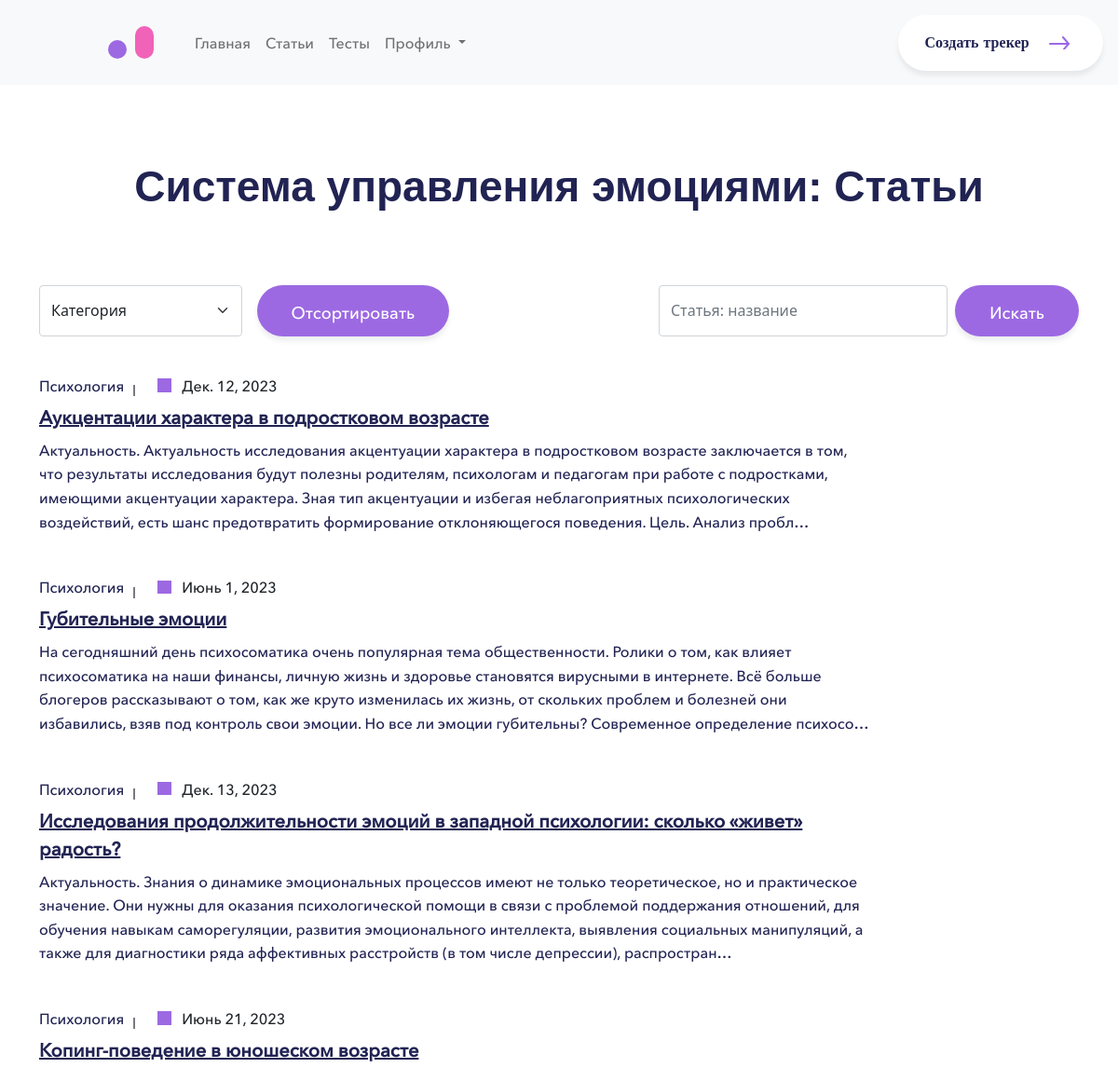
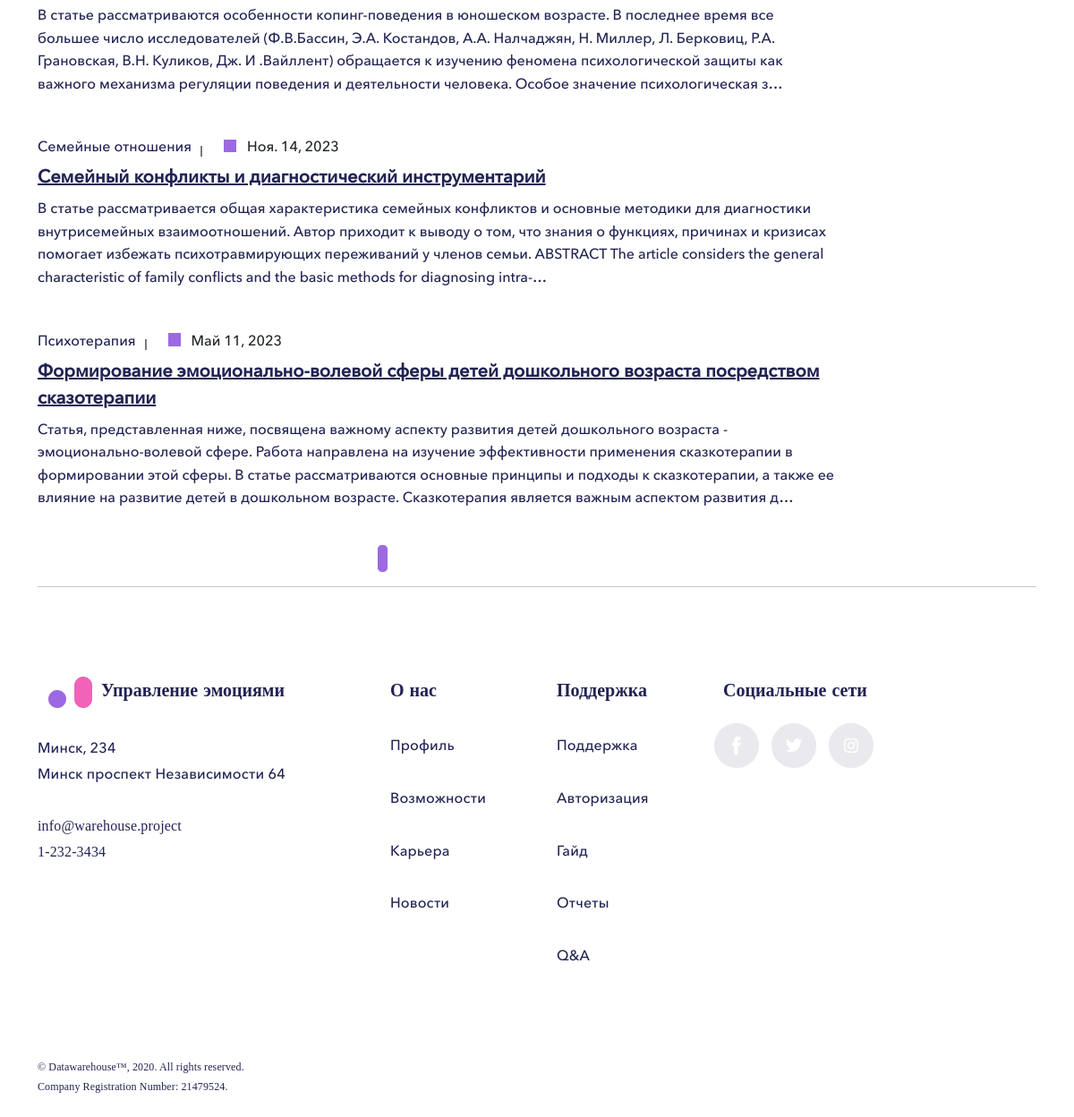
Page /articles/search on the committed database (2 pictures, top to bottom).
### main/models.py (models this page shows)
class Article(models.Model):
    THEMES = {
        ("Медицина", "Медицина"),
        ("Психология", "Психология"),
        ("Психотерапия", "Психотерапия"),
        ("Семейные отношения", "Семейные отношения"),
    }
    title = models.CharField("Заголовок", max_length=200)
    category = models.CharField("Категория", choices=THEMES, max_length=50)
    content = models.TextField("Контент")
    author = models.CharField("Автор", max_length=500, blank=True, null=True)
    time_for_read = models.IntegerField("Время, необходимое для прочтения")
    date = models.DateField("Дата написания")
    date_of_publishing = models.DateField("Дата, когда статья была выложена", auto_created=True)
    literature = models.TextField("Список литературы", blank=True, null=True)
    def get_absolute_url(self):
        return f'/article/{self.pk}/'
    class Meta:
        db_table = "Статья"
        verbose_name = "Статья"
        verbose_name_plural = "Статьи"
        ordering = ['title']

### main/views.py (the view)
# urls.py: path('articles/search', SearchResultsView.as_view(template_name="article/articles_list.html"), name='article_search'),
class SearchResultsView(ListView):
    model = Article
    def get_queryset(self):
        query = self.request.GET.get("title")
        if query:
            object_list = Article.objects.filter(
                Q(title__icontains=query)
            )
            return object_list
        else:
            return Article.objects.all()

### main/templates/article/articles_list.html (shortened to what this page needs)
{% extends 'layout/base.html'%}
{% load static %}
{% block extra_head_links %}
    <link href="https://cdn.jsdelivr.net/npm/bootstrap@5.0.2/dist/css/bootstrap.min.css" rel="stylesheet">
    <link rel="stylesheet" type="text/css" href="{% static 'main/css/mainpage.css' %}">
    <link rel="stylesheet" type="text/css" href="{% static 'main/css/articles_list.css' %}">
{% endblock %}
{% block content %}
    <div id="main-text">Система управления эмоциями: Статьи</div>
    <div class="container" id="first-block">
        <div class="row">
            <div class="col">
                <form id='category' method='get' action="{% url 'main:articles' %}" class="row g-3 needs-validation" novalidate>
                    <div class="col">
                    <div class="mb-3">
                        <select class="form-select" id="{{ form.category.id_for_label }}" name="{{ form.category.name }}" style="height: 55px;">
                            <option value="" {% if not form.category.value %}selected{% endif %} disabled>Категория</option>
                        </select>
                    </div>
                    </div>
                    <div class="col">
                        <button class="purple-button" type="submit">Отсортировать</button>
                    </div>
                </form>
            </div>
            <div class="col-1"></div>
            <div class="col-1"></div>
            <div class="col">
                <form class="d-flex" action="{% url 'main:article_search' %}" method="get">
                    <input name="title" class="form-control me-2" type="text" placeholder="Статья: название" aria-label="Search">
                    <button class="purple-button" type="submit">Искать</button>
                </form>
            </div>
        </div>
    </div>
    {% for article in object_list %}
        <div class="container" id="second-block">
            <div class="row">
                <div>
                    <div style="left: 0px; top: 316px; flex-direction: column; justify-content: flex-start; align-items: flex-start; gap: 8px; display: inline-flex">
                        <div style="justify-content: flex-start; align-items: center; gap: 12px; display: inline-flex">
                            <div style="color: #212353; font-size: 16px; font-family: Avenir; font-weight: 500; line-height: 21px; word-wrap: break-word">{{ article.category }}</div>
                            <div style="width: 12px; height: 0px; transform: rotate(90deg); transform-origin: 0 0; border: 1px #787A80 solid"></div>
                            <div style="justify-content: flex-start; align-items: center; gap: 8px; display: flex">
                                <div style="width: 18px; height: 16px; position: relative">
                                    <div style="width: 14.33px; height: 14.33px; left: 0.83px; top: 0.83px;background: var(--3, #9C69E2)"></div>
                                </div>
                                <div style="color: #21233; font-size: 16px; font-family: Avenir; font-weight: 500; line-height: 21px; word-wrap: break-word">{{ article.date }}</div>
                            </div>
                        </div>
                        <div style="width: 80%; color: #212353; font-size: 20px; font-family: Avenir; font-weight: 700; line-height: 30px; word-wrap: break-word"><a href="{{ article.get_absolute_url }}">{{ article.title }}</a></div>
                        <div style="width: 80%; color: #212353; font-size: 16px; font-family: Avenir; font-weight: 500; line-height: 25.60px; word-wrap: break-word">{{ article.content|truncatechars:400 }}</div>
                    </div>
                </div>
            </div>
        </div>
    {% endfor %}
    {% include 'paginator/pagination.html' %}
    <hr>
    <div id="last-section" class="container">
        <div class="row">
            <div class="col-sm-4"><img src="{% static 'main/img/Logo.png' %}" class="img-fluid" alt="Responsive image"><span class="date-warehouse">Управление эмоциями</span>
                <div class="row sixth-main-text">Минск, 234<br>
                    Минск проспект Независимости 64
                </div>
                <div class="row sixth-hide-text">
                    info@warehouse.project<br>
                    1-232-3434
                </div>
            </div>
            <div class="col-sm-2">
                <span class="date-warehouse">О нас</span>
                <div class="row sixth-main-text" style="margin-left:10px;">Профиль</div>
                <div class="row sixth-main-text" style="margin-left:10px;">Возможности</div>
                <div class="row sixth-main-text" style="margin-left:10px;">Карьера</div>
                <div class="row sixth-main-text" style="margin-left:10px;">Новости</div>
            </div>
            <div class="col-sm-2">
                <span class="date-warehouse">Поддержка</span>
                <div class="row sixth-main-text" style="margin-left:10px;">Поддержка</div>
                <div class="row sixth-main-text" style="margin-left:10px;">Авторизация</div>
                <div class="row sixth-main-text" style="margin-left:10px;">Гайд</div>
                <div class="row sixth-main-text" style="margin-left:10px;">Отчеты</div>
                <div class="row sixth-main-text" style="margin-left:10px;">Q&A</div>
            </div>
            <div class="col-sm-3">
                <span class="date-warehouse">Социальные сети</span>
                <img src="{% static 'main/img/SM.png' %}" class="img-fluid" alt="Responsive image" style="margin-top: 20px;">
            </div>
        </div>
    </div>
    <div class="container" id="seventh-block">
        <div class="row hide-end">
            © Datawarehouse™, 2020. All rights reserved.<br>
            Company Registration Number: 21479524.
        </div>
    </div>
{% endblock %}

### main/static/main/css/main.css (style rules this page uses)
body { color: black; }

### main/static/main/css/mainpage.css (style rules this page uses)
.purple-button { color: white; border-radius: 50px; background: var(--3, #9C69E2); font-family: 'Avenir middle'; font-size: 18px; font-weight: 800; line-height: 160%; font-style: normal; text-align: center; border: none; border-radius: 50; cursor: pointer; margin-top: 30px; padding: 16px 37px 15px; box-shadow: 0px 5px 5px rgba(75, 93, 104, 0.1); }
.date-warehouse { color: #212353; font-size: 20px; font-family: 'Avenir eng'; font-weight: 900; line-height: 32px; word-wrap: break-word; word-wrap: break-word; margin-left: 10px; }
.sixth-main-text { color: #212353; font-size: 16px; font-family: Avenir; font-weight: 500; line-height: 28.80px; letter-spacing: 0.16px; word-wrap: break-word; margin-top: 30px; }
.sixth-hide-text { color: #212353; font-size: 16px; font-family: 'Avenir eng light'; font-weight: 400; line-height: 28.80px; letter-spacing: 0.16px; word-wrap: break-word; margin-top: 30px; }
.hide-end { color: #212353; font-size: 12px; font-family: 'Avenir eng light'; font-weight: 400; line-height: 21.60px; letter-spacing: 0.12px; word-wrap: break-word; margin-top: 100px; margin-bottom: 50px; }

### main/static/main/css/articles_list.css (style rules this page uses)
.purple-button { margin-top: 0px; height: 55px; }
.form-control { height: 55px; }
#first-block { margin-top: 75px; }
#main-text { width: 100%; text-align: center; color: var(--2, #212353); font-size: 46px; font-family: Helvetica; font-weight: 700; line-height: 59.80px; word-wrap: break-word; margin-top: 80px; }
#second-block { margin: 0px auto; padding-bottom: 10px; padding-top: 5px; margin-top: 20px; margin-bottom: 30px; width: 100%; height: 100%; position: relative; }
#last-section { margin-top: 100px; }
a { color: var(--2, #212353); }

### rows in the picture
Article: category "Психология", date "Дек. 12, 2023", title "Аукцентации характера в подростковом возрасте", content "Актуальность. Актуальность исследования акцентуации характера в подростковом возрасте заключается в том, что результаты исследования будут полезны родителям, психологам и педагогам при работе с подростками, имеющими акцентуации характера. Зная тип акцентуации и избегая неблагоприятных психологических воздействий, есть шанс предотвратить формирование отклоняющегося поведения. Цель. Анализ пробл…"
Article: category "Психология", date "Июнь 1, 2023", title "Губительные эмоции", content "На сегодняшний день психосоматика очень популярная тема общественности. Ролики о том, как влияет психосоматика на наши финансы, личную жизнь и здоровье становятся вирусными в интернете. Всё больше блогеров рассказывают о том, как же круто изменилась их жизнь, от скольких проблем и болезней они избавились, взяв под контроль свои эмоции. Но все ли эмоции губительны? Современное определение психосо…"
Article: category "Психология", date "Дек. 13, 2023", title "Исследования продолжительности эмоций в западной психологии: сколько «живет» радость?", content "Актуальность. Знания о динамике эмоциональных процессов имеют не только теоретическое, но и практическое значение. Они нужны для оказания психологической помощи в связи с проблемой поддержания отношений, для обучения навыкам саморегуляции, развития эмоционального интеллекта, выявления социальных манипуляций, а также для диагностики ряда аффективных расстройств (в том числе депрессии), распростран…"
Article: category "Психология", date "Июнь 21, 2023", title "Копинг-поведение в юношеском возрасте", content "В статье рассматриваются особенности копинг-поведения в юношеском возрасте. В последнее время все большее число исследователей (Ф.В.Бассин, Э.А. Костандов, А.А. Налчаджян, Н. Миллер, Л. Берковиц, Р.А. Грановская, В.Н. Куликов, Дж. И .Вайллент) обращается к изучению феномена психологической защиты как важного механизма регуляции поведения и деятельности человека. Особое значение психологическая з…"
Article: category "Семейные отношения", date "Ноя. 14, 2023", title "Семейный конфликты и диагностический инструментарий", content "В статье рассматривается общая характеристика семейных конфликтов и основные методики для диагностики внутрисемейных взаимоотношений. Автор приходит к выводу о том, что знания о функциях, причинах и кризисах помогает избежать психотравмирующих переживаний у членов семьи. ABSTRACT The article considers the general characteristic of family conflicts and the basic methods for diagnosing intra-…"
Article: category "Психотерапия", date "Май 11, 2023", title "Формирование эмоционально-волевой сферы детей дошкольного возраста посредством сказотерапии", content "Статья, представленная ниже, посвящена важному аспекту развития детей дошкольного возраста - эмоционально-волевой сфере. Работа направлена на изучение эффективности применения сказкотерапии в формировании этой сферы. В статье рассматриваются основные принципы и подходы к сказкотерапии, а также ее влияние на развитие детей в дошкольном возрасте. Сказкотерапия является важным аспектом развития д…"
